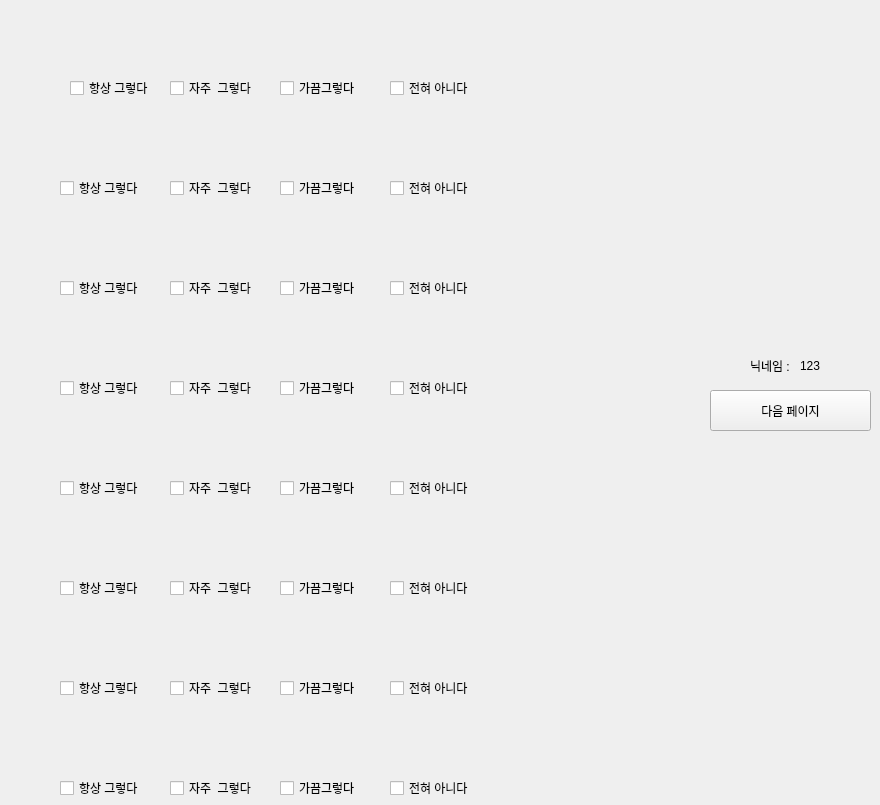
   <widget class="QWidget" name="page_6">
    <widget class="QLabel" name="text_y_1">
     <property name="geometry">
      <rect>
       <x>40</x>
       <y>10</y>
       <width>591</width>
       <height>51</height>
      </rect>
     </property>
     <property name="text">
      <string/>
     </property>
    </widget>
    <widget class="QCheckBox" name="y_3_1">
     <property name="geometry">
      <rect>
       <x>60</x>
       <y>280</y>
       <width>91</width>
       <height>16</height>
      </rect>
     </property>
     <property name="text">
      <string>항상 그렇다</string>
     </property>
     <attribute name="buttonGroup">
      <string notr="true">buttonGroup_33</string>
     </attribute>
    </widget>
    <widget class="QCheckBox" name="y_2_2">
     <property name="geometry">
      <rect>
       <x>170</x>
       <y>180</y>
       <width>91</width>
       <height>16</height>
      </rect>
     </property>
     <property name="text">
      <string>자주  그렇다</string>
     </property>
     <attribute name="buttonGroup">
      <string notr="true">buttonGroup_32</string>
     </attribute>
    </widget>
    <widget class="QCheckBox" name="y_1_3">
     <property name="geometry">
      <rect>
       <x>280</x>
       <y>80</y>
       <width>81</width>
       <height>16</height>
      </rect>
     </property>
     <property name="text">
      <string>가끔그렇다</string>
     </property>
     <attribute name="buttonGroup">
      <string notr="true">buttonGroup_31</string>
     </attribute>
    </widget>
    <widget class="QCheckBox" name="y_3_2">
     <property name="geometry">
      <rect>
       <x>170</x>
       <y>280</y>
       <width>91</width>
       <height>16</height>
      </rect>
     </property>
     <property name="text">
      <string>자주  그렇다</string>
     </property>
     <attribute name="buttonGroup">
      <string notr="true">buttonGroup_33</string>
     </attribute>
    </widget>
    <widget class="QCheckBox" name="y_3_4">
     <property name="geometry">
      <rect>
       <x>390</x>
       <y>280</y>
       <width>91</width>
       <height>16</height>
      </rect>
     </property>
     <property name="text">
      <string>전혀 아니다</string>
     </property>
     <attribute name="buttonGroup">
      <string notr="true">buttonGroup_33</string>
     </attribute>
    </widget>
    <widget class="QCheckBox" name="y_3_3">
     <property name="geometry">
      <rect>
       <x>280</x>
       <y>280</y>
       <width>81</width>
       <height>16</height>
      </rect>
     </property>
     <property name="text">
      <string>가끔그렇다</string>
     </property>
     <attribute name="buttonGroup">
      <string notr="true">buttonGroup_33</string>
     </attribute>
    </widget>
    <widget class="QCheckBox" name="y_1_2">
     <property name="geometry">
      <rect>
       <x>170</x>
       <y>80</y>
       <width>91</width>
       <height>16</height>
      </rect>
     </property>
     <property name="text">
      <string>자주  그렇다</string>
     </property>
     <attribute name="buttonGroup">
      <string notr="true">buttonGroup_31</string>
     </attribute>
    </widget>
    <widget class="QCheckBox" name="y_2_3">
     <property name="geometry">
      <rect>
       <x>280</x>
       <y>180</y>
       <width>81</width>
       <height>16</height>
      </rect>
     </property>
     <property name="text">
      <string>가끔그렇다</string>
     </property>
     <attribute name="buttonGroup">
      <string notr="true">buttonGroup_32</string>
     </attribute>
    </widget>
    <widget class="QCheckBox" name="y_2_1">
     <property name="geometry">
      <rect>
       <x>60</x>
       <y>180</y>
       <width>91</width>
       <height>16</height>
      </rect>
     </property>
     <property name="text">
      <string>항상 그렇다</string>
     </property>
     <attribute name="buttonGroup">
      <string notr="true">buttonGroup_32</string>
     </attribute>
    </widget>
    <widget class="QCheckBox" name="y_2_4">
     <property name="geometry">
      <rect>
       <x>390</x>
       <y>180</y>
       <width>91</width>
       <height>16</height>
      </rect>
     </property>
     <property name="text">
      <string>전혀 아니다</string>
     </property>
     <attribute name="buttonGroup">
      <string notr="true">buttonGroup_32</string>
     </attribute>
    </widget>
    <widget class="QLabel" name="label_16">
     <property name="geometry">
      <rect>
       <x>750</x>
       <y>360</y>
       <width>56</width>
       <height>12</height>
      </rect>
     </property>
     <property name="text">
      <string>닉네임 :</string>
     </property>
    </widget>
    <widget class="QCheckBox" name="y_1_4">
     <property name="geometry">
      <rect>
       <x>390</x>
       <y>80</y>
       <width>91</width>
       <height>16</height>
      </rect>
     </property>
     <property name="text">
      <string>전혀 아니다</string>
     </property>
     <attribute name="buttonGroup">
      <string notr="true">buttonGroup_31</string>
     </attribute>
    </widget>
    <widget class="QCheckBox" name="y_1_1">
     <property name="geometry">
      <rect>
       <x>70</x>
       <y>80</y>
       <width>91</width>
       <height>16</height>
      </rect>
     </property>
     <property name="text">
      <string>항상 그렇다</string>
     </property>
     <attribute name="buttonGroup">
      <string notr="true">buttonGroup_31</string>
     </attribute>
    </widget>
    <widget class="QCheckBox" name="y_6_2">
     <property name="geometry">
      <rect>
       <x>170</x>
       <y>580</y>
       <width>91</width>
       <height>16</height>
      </rect>
     </property>
     <property name="text">
      <string>자주  그렇다</string>
     </property>
     <attribute name="buttonGroup">
      <string notr="true">buttonGroup_36</string>
     </attribute>
    </widget>
    <widget class="QCheckBox" name="y_5_2">
     <property name="geometry">
      <rect>
       <x>170</x>
       <y>480</y>
       <width>91</width>
       <height>16</height>
      </rect>
     </property>
     <property name="text">
      <string>자주  그렇다</string>
     </property>
     <attribute name="buttonGroup">
      <string notr="true">buttonGroup_35</string>
     </attribute>
    </widget>
    <widget class="QCheckBox" name="y_4_1">
     <property name="geometry">
      <rect>
       <x>60</x>
       <y>380</y>
       <width>91</width>
       <height>16</height>
      </rect>
     </property>
     <property name="text">
      <string>항상 그렇다</string>
     </property>
     <attribute name="buttonGroup">
      <string notr="true">buttonGroup_34</string>
     </attribute>
    </widget>
    <widget class="QCheckBox" name="y_4_2">
     <property name="geometry">
      <rect>
       <x>170</x>
       <y>380</y>
       <width>91</width>
       <height>16</height>
      </rect>
     </property>
     <property name="text">
      <string>자주  그렇다</string>
     </property>
     <attribute name="buttonGroup">
      <string notr="true">buttonGroup_34</string>
     </attribute>
    </widget>
    <widget class="QCheckBox" name="y_4_3">
     <property name="geometry">
      <rect>
       <x>280</x>
       <y>380</y>
       <width>81</width>
       <height>16</height>
      </rect>
     </property>
     <property name="text">
      <string>가끔그렇다</string>
     </property>
     <attribute name="buttonGroup">
      <string notr="true">buttonGroup_34</string>
     </attribute>
    </widget>
    <widget class="QCheckBox" name="y_5_3">
     <property name="geometry">
      <rect>
       <x>280</x>
       <y>480</y>
       <width>81</width>
       <height>16</height>
      </rect>
     </property>
     <property name="text">
      <string>가끔그렇다</string>
     </property>
     <attribute name="buttonGroup">
      <string notr="true">buttonGroup_35</string>
     </attribute>
    </widget>
    <widget class="QCheckBox" name="y_5_4">
     <property name="geometry">
      <rect>
       <x>390</x>
       <y>480</y>
       <width>91</width>
       <height>16</height>
      </rect>
     </property>
     <property name="text">
      <string>전혀 아니다</string>
     </property>
     <attribute name="buttonGroup">
      <string notr="true">buttonGroup_35</string>
     </attribute>
    </widget>
    <widget class="QCheckBox" name="y_6_1">
     <property name="geometry">
      <rect>
       <x>60</x>
       <y>580</y>
       <width>91</width>
       <height>16</height>
      </rect>
     </property>
     <property name="text">
      <string>항상 그렇다</string>
     </property>
     <attribute name="buttonGroup">
      <string notr="true">buttonGroup_36</string>
     </attribute>
    </widget>
    <widget class="QCheckBox" name="y_6_3">
     <property name="geometry">
      <rect>
       <x>280</x>
       <y>580</y>
       <width>81</width>
       <height>16</height>
      </rect>
     </property>
     <property name="text">
      <string>가끔그렇다</string>
     </property>
     <attribute name="buttonGroup">
      <string notr="true">buttonGroup_36</string>
     </attribute>
    </widget>
    <widget class="QCheckBox" name="y_5_1">
     <property name="geometry">
      <rect>
       <x>60</x>
       <y>480</y>
       <width>91</width>
       <height>16</height>
      </rect>
     </property>
     <property name="text">
      <string>항상 그렇다</string>
     </property>
     <attribute name="buttonGroup">
      <string notr="true">buttonGroup_35</string>
     </attribute>
    </widget>
    <widget class="QCheckBox" name="y_6_4">
     <property name="geometry">
      <rect>
       <x>390</x>
       <y>580</y>
       <width>91</width>
       <height>16</height>
      </rect>
     </property>
     <property name="text">
      <string>전혀 아니다</string>
     </property>
     <attribute name="buttonGroup">
      <string notr="true">buttonGroup_36</string>
     </attribute>
    </widget>
    <widget class="QCheckBox" name="y_4_4">
     <property name="geometry">
      <rect>
       <x>390</x>
       <y>380</y>
       <width>91</width>
       <height>16</height>
      </rect>
     </property>
     <property name="text">
      <string>전혀 아니다</string>
     </property>
     <attribute name="buttonGroup">
      <string notr="true">buttonGroup_34</string>
     </attribute>
    </widget>
    <widget class="QCheckBox" name="y_7_4">
     <property name="geometry">
      <rect>
       <x>390</x>
       <y>680</y>
       <width>91</width>
       <height>16</height>
      </rect>
     </property>
     <property name="text">
      <string>전혀 아니다</string>
     </property>
     <attribute name="buttonGroup">
      <string notr="true">buttonGroup_37</string>
     </attribute>
    </widget>
    <widget class="QCheckBox" name="y_7_1">
     <property name="geometry">
      <rect>
       <x>60</x>
       <y>680</y>
       <width>91</width>
       <height>16</height>
      </rect>
     </property>
     <property name="text">
      <string>항상 그렇다</string>
     </property>
     <attribute name="buttonGroup">
      <string notr="true">buttonGroup_37</string>
     </attribute>
    </widget>
    <widget class="QCheckBox" name="y_8_1">
     <property name="geometry">
      <rect>
       <x>60</x>
       <y>780</y>
       <width>91</width>
       <height>16</height>
      </rect>
     </property>
     <property name="text">
      <string>항상 그렇다</string>
     </property>
     <attribute name="buttonGroup">
      <string notr="true">buttonGroup_38</string>
     </attribute>
    </widget>
    <widget class="QCheckBox" name="y_8_2">
     <property name="geometry">
      <rect>
       <x>170</x>
       <y>780</y>
       <width>91</width>
       <height>16</height>
      </rect>
     </property>
     <property name="text">
      <string>자주  그렇다</string>
     </property>
     <attribute name="buttonGroup">
      <string notr="true">buttonGroup_38</string>
     </attribute>
    </widget>
    <widget class="QCheckBox" name="y_7_2">
     <property name="geometry">
      <rect>
       <x>170</x>
       <y>680</y>
       <width>91</width>
       <height>16</height>
      </rect>
     </property>
     <property name="text">
      <string>자주  그렇다</string>
     </property>
     <attribute name="buttonGroup">
      <string notr="true">buttonGroup_37</string>
     </attribute>
    </widget>
    <widget class="QCheckBox" name="y_7_3">
     <property name="geometry">
      <rect>
       <x>280</x>
       <y>680</y>
       <width>81</width>
       <height>16</height>
      </rect>
     </property>
     <property name="text">
      <string>가끔그렇다</string>
     </property>
     <attribute name="buttonGroup">
      <string notr="true">buttonGroup_37</string>
     </attribute>
    </widget>
    <widget class="QCheckBox" name="y_8_4">
     <property name="geometry">
      <rect>
       <x>390</x>
       <y>780</y>
       <width>91</width>
       <height>16</height>
      </rect>
     </property>
     <property name="text">
      <string>전혀 아니다</string>
     </property>
     <attribute name="buttonGroup">
      <string notr="true">buttonGroup_38</string>
     </attribute>
    </widget>
    <widget class="QCheckBox" name="y_8_3">
     <property name="geometry">
      <rect>
       <x>280</x>
       <y>780</y>
       <width>81</width>
       <height>16</height>
      </rect>
     </property>
     <property name="text">
      <string>가끔그렇다</string>
     </property>
     <attribute name="buttonGroup">
      <string notr="true">buttonGroup_38</string>
     </attribute>
    </widget>
    <widget class="QLabel" name="text_y_2">
     <property name="geometry">
      <rect>
       <x>40</x>
       <y>110</y>
       <width>591</width>
       <height>51</height>
      </rect>
     </property>
     <property name="text">
      <string/>
     </property>
    </widget>
    <widget class="QLabel" name="text_y_3">
     <property name="geometry">
      <rect>
       <x>40</x>
       <y>210</y>
       <width>591</width>
       <height>51</height>
      </rect>
     </property>
     <property name="text">
      <string/>
     </property>
    </widget>
    <widget class="QLabel" name="text_y_4">
     <property name="geometry">
      <rect>
       <x>40</x>
       <y>310</y>
       <width>591</width>
       <height>51</height>
      </rect>
     </property>
     <property name="text">
      <string/>
     </property>
    </widget>
    <widget class="QLabel" name="text_y_5">
     <property name="geometry">
      <rect>
       <x>40</x>
       <y>410</y>
       <width>591</width>
       <height>51</height>
      </rect>
     </property>
     <property name="text">
      <string/>
     </property>
    </widget>
    <widget class="QLabel" name="text_y_6">
     <property name="geometry">
      <rect>
       <x>40</x>
       <y>510</y>
       <width>591</width>
       <height>51</height>
      </rect>
     </property>
     <property name="text">
      <string/>
     </property>
    </widget>
    <widget class="QLabel" name="text_y_7">
     <property name="geometry">
      <rect>
       <x>40</x>
       <y>610</y>
       <width>591</width>
       <height>51</height>
      </rect>
     </property>
     <property name="text">
      <string/>
     </property>
    </widget>
    <widget class="QLabel" name="text_y_8">
     <property name="geometry">
      <rect>
       <x>40</x>
       <y>710</y>
       <width>591</width>
       <height>51</height>
      </rect>
     </property>
     <property name="text">
      <string/>
     </property>
    </widget>
    <widget class="QPushButton" name="next_6">
     <property name="geometry">
      <rect>
       <x>710</x>
       <y>390</y>
       <width>161</width>
       <height>41</height>
      </rect>
     </property>
     <property name="text">
      <string>다음 페이지</string>
     </property>
    </widget>
    <widget class="QLabel" name="name_5">
     <property name="geometry">
      <rect>
       <x>800</x>
       <y>360</y>
       <width>56</width>
       <height>12</height>
      </rect>
     </property>
     <property name="text">
      <string>123</string>
     </property>
    </widget>
   </widget>
